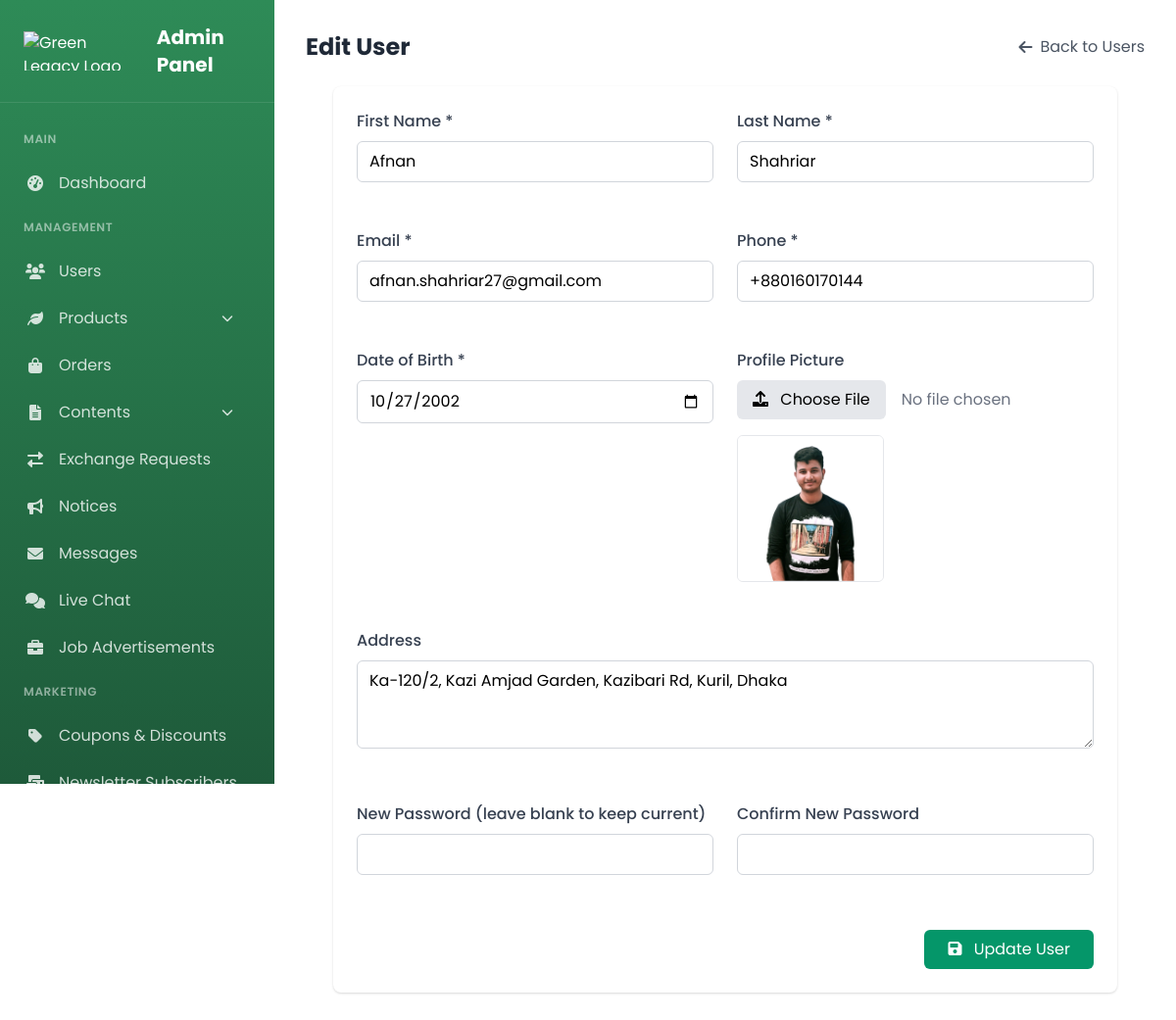
The app's page /admin_edit_user.php?id=1 (signed in) with its own data.
### tables this page shows
CREATE TABLE `users` (
  `id` int(11) NOT NULL,
  `firstname` varchar(50) NOT NULL,
  `lastname` varchar(50) NOT NULL,
  `dob` date NOT NULL,
  `address` text DEFAULT NULL,
  `email` varchar(100) NOT NULL,
  `phone` varchar(20) NOT NULL,
  `password` varchar(255) NOT NULL,
  `oauth_provider` varchar(20) DEFAULT NULL,
  `profile_pic` varchar(255) DEFAULT NULL,
  `created_at` timestamp NOT NULL DEFAULT current_timestamp(),
  `latitude` decimal(10,8) DEFAULT NULL,
  `longitude` decimal(11,8) DEFAULT NULL,
  `location_updated_at` timestamp NULL DEFAULT NULL,
  `is_verified` tinyint(1) DEFAULT 0,
  `verification_token` varchar(255) DEFAULT NULL,
  `verification_token_expires` datetime DEFAULT NULL,
  `reward_point` int(11) NOT NULL DEFAULT 0
);

### admin_edit_user.php (the view, shortened to what this page needs)
<?php
require_once 'db_connect.php';
$errors = [];
$user_id = $_GET['id'];
$stmt = $conn->prepare("SELECT * FROM users WHERE id = ?");
$stmt->bind_param("i", $user_id);
$stmt->execute();
$result = $stmt->get_result();
$user = $result->fetch_assoc();
?>
<?php include 'admin_sidebar.php'; ?>
<!DOCTYPE html>
<html lang="en">
<head>
  <link href="https://cdn.jsdelivr.net/npm/tailwindcss@2.1.2/dist/tailwind.min.css" rel="stylesheet">
  <link rel="stylesheet" href="https://cdnjs.cloudflare.com/ajax/libs/font-awesome/6.0.0/css/all.min.css">
</head>
<body>
  <div class="content-container">
    <div class="flex justify-between items-center mb-6">
      <h1 class="text-2xl font-bold text-gray-800">Edit User</h1>
      <a href="admin_users.php" class="text-gray-600 hover:text-gray-800 flex items-center">
        <i class="fas fa-arrow-left mr-2"></i> Back to Users
      </a>
    </div>
    <div class="bg-white rounded-lg shadow overflow-hidden p-6 form-container">
      <form action="admin_edit_user.php?id=<?php echo $user_id; ?>" method="POST" enctype="multipart/form-data">
        <div class="grid grid-cols-1 md:grid-cols-2 gap-6">
          <div class="form-group">
            <label for="firstname" class="form-label">First Name *</label>
            <input type="text" id="firstname" name="firstname" value="<?php echo htmlspecialchars($_POST['firstname'] ?? $user['firstname']); ?>"
                   class="form-input <?php echo isset($errors['firstname']) ? 'form-input-error' : ''; ?>">
          </div>
          <div class="form-group">
            <label for="lastname" class="form-label">Last Name *</label>
            <input type="text" id="lastname" name="lastname" value="<?php echo htmlspecialchars($_POST['lastname'] ?? $user['lastname']); ?>"
                   class="form-input <?php echo isset($errors['lastname']) ? 'form-input-error' : ''; ?>">
          </div>
          <div class="form-group">
            <label for="email" class="form-label">Email *</label>
            <input type="email" id="email" name="email" value="<?php echo htmlspecialchars($_POST['email'] ?? $user['email']); ?>"
                   class="form-input <?php echo isset($errors['email']) ? 'form-input-error' : ''; ?>">
          </div>
          <div class="form-group">
            <label for="phone" class="form-label">Phone *</label>
            <input type="tel" id="phone" name="phone" value="<?php echo htmlspecialchars($_POST['phone'] ?? $user['phone']); ?>"
                   class="form-input <?php echo isset($errors['phone']) ? 'form-input-error' : ''; ?>">
          </div>
          <div class="form-group">
            <label for="dob" class="form-label">Date of Birth *</label>
            <input type="date" id="dob" name="dob" value="<?php echo htmlspecialchars($_POST['dob'] ?? $user['dob']); ?>"
                   class="form-input <?php echo isset($errors['dob']) ? 'form-input-error' : ''; ?>">
          </div>
          <div class="form-group">
            <label for="profile_pic" class="form-label">Profile Picture</label>
            <div class="file-upload">
              <label for="profile_pic" class="file-upload-label">
                <i class="fas fa-upload mr-2"></i> Choose File
              </label>
              <span id="file-name" class="file-upload-name">No file chosen</span>
            </div>
            <div class="preview-container" id="preview-container">
              <?php if ($user['profile_pic']): ?>
                <img src="uploads/profiles/<?php echo $user['profile_pic']; ?>" id="preview-image" class="preview-image">
              <?php else: ?>
                <img src="https://ui-avatars.com/api/?name=<?php echo urlencode($user['firstname'].' '.$user['lastname']); ?>&background=random"
                     id="preview-image" class="preview-image">
              <?php endif; ?>
            </div>
          </div>
          <div class="form-group md:col-span-2">
            <label for="address" class="form-label">Address</label>
            <textarea id="address" name="address" rows="3" class="form-input"><?php
              echo htmlspecialchars($_POST['address'] ?? $user['address']);
            ?></textarea>
          </div>
          <div class="form-group">
            <label for="password" class="form-label">New Password (leave blank to keep current)</label>
            <input type="password" id="password" name="password"
                   class="form-input <?php echo isset($errors['password']) ? 'form-input-error' : ''; ?>">
          </div>
          <div class="form-group">
            <label for="confirm_password" class="form-label">Confirm New Password</label>
            <input type="password" id="confirm_password" name="confirm_password"
                   class="form-input <?php echo isset($errors['confirm_password']) ? 'form-input-error' : ''; ?>">
          </div>
        </div>
        <div class="mt-8 flex justify-end">
          <button type="submit" class="bg-green-600 hover:bg-green-700 text-white px-6 py-2 rounded-md">
            <i class="fas fa-save mr-2"></i> Update User
          </button>
        </div>
      </form>
    </div>
  </div>
</body>
</html>

### admin_sidebar.php (style rules this page uses)
:root { --primary-green: #2E8B57; --light-green: #a8e6cf; --sidebar-width: 280px; }
body { font-family: 'Poppins', sans-serif; }

### admin_edit_user.php (style rules this page uses)
body { font-family: 'Poppins', sans-serif; margin-left: 280px; }
.content-container { padding: 2rem; }
.form-container { max-width: 800px; margin: 0 auto; }
.form-group { margin-bottom: 1.5rem; }
.form-label { display: block; margin-bottom: 0.5rem; font-weight: 500; color: #374151; }
.form-input { width: 100%; padding: 0.5rem 0.75rem; border: 1px solid #d1d5db; border-radius: 0.375rem; transition: border-color 0.2s; }
.file-upload { display: flex; align-items: center; }
.file-upload-label { padding: 0.5rem 1rem; background-color: #e5e7eb; border-radius: 0.375rem; cursor: pointer; transition: background-color 0.2s; }
.file-upload-name { margin-left: 1rem; color: #6b7280; }
.preview-container { margin-top: 1rem; }
.preview-image { max-width: 150px; max-height: 150px; border-radius: 0.375rem; border: 1px solid #e5e7eb; }

### records on screen
users: firstname "Afnan", lastname "Shahriar", email "afnan.shahriar27@gmail.com", phone "+880160170144", dob "10/27/2002", profile_pic (picture), address "Ka-120/2, Kazi Amjad Garden, Kazibari Rd, Kuril, Dhaka"
